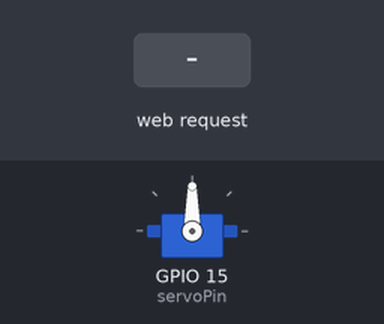
Bench run of a program on a simulated ESP32. Shown: servo. The inputs (shaded band) are chosen by the test bench. WiFi joins after 1.5 s; servers stay silent unless stated; the camera gives no picture; what the program prints to the serial monitor is not drawn.

Above: at 3.0 s.
3.1 s: HTTP request GET /servo?angle=1 received
At 3.9 s:
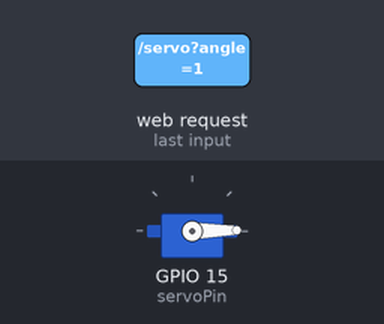
4.6 s: HTTP request GET /servo?angle=120 received
At 5.0 s:
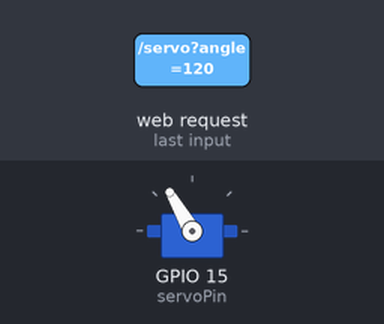
Timing chart, 0 to 7.6 s (numbered marks = the images above; inputs shaded):
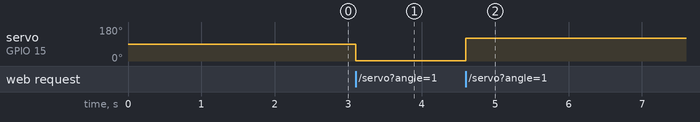

The program:

main.cpp
```cpp
#include <Arduino.h>
#include "esp_camera.h"
#include <WiFi.h>
#include <WebServer.h>
#include <ESP32Servo.h>
#include "config.h"

Servo myServo;
const int servoPin = 15;

#define PWDN_GPIO_NUM    -1
#define RESET_GPIO_NUM   -1
#define XCLK_GPIO_NUM    21
#define SIOD_GPIO_NUM    26
#define SIOC_GPIO_NUM    27
#define Y9_GPIO_NUM      35
#define Y8_GPIO_NUM      34
#define Y7_GPIO_NUM      39
#define Y6_GPIO_NUM      36
#define Y5_GPIO_NUM      19
#define Y4_GPIO_NUM      18
#define Y3_GPIO_NUM       5
#define Y2_GPIO_NUM       4
#define VSYNC_GPIO_NUM   25
#define HREF_GPIO_NUM    23
#define PCLK_GPIO_NUM    22

WebServer server(80);

void handleCapture() {
  camera_fb_t *fb = esp_camera_fb_get();
  if (!fb) {
    server.send(500, "text/plain", "Camera error");
    return;
  }
  server.send_P(200, "image/jpeg", (const char *)fb->buf, fb->len);
  esp_camera_fb_return(fb);
}

void handleServo() {
  if (server.hasArg("angle")) {
    int angle = server.arg("angle").toInt();
    angle = constrain(angle, 0, 180);
    myServo.write(angle);
    server.send(200, "text/plain", "OK");
  } else {
    server.send(400, "text/plain", "Missing angle");
  }
}

void setup() {
  Serial.begin(115200);
  myServo.attach(servoPin);
  myServo.write(90);

  camera_config_t config;
  config.ledc_channel = LEDC_CHANNEL_0;
  config.ledc_timer = LEDC_TIMER_0;
  config.pin_d0 = Y2_GPIO_NUM;
  config.pin_d1 = Y3_GPIO_NUM;
  config.pin_d2 = Y4_GPIO_NUM;
  config.pin_d3 = Y5_GPIO_NUM;
  config.pin_d4 = Y6_GPIO_NUM;
  config.pin_d5 = Y7_GPIO_NUM;
  config.pin_d6 = Y8_GPIO_NUM;
  config.pin_d7 = Y9_GPIO_NUM;
  config.pin_xclk = XCLK_GPIO_NUM;
  config.pin_pclk = PCLK_GPIO_NUM;
  config.pin_vsync = VSYNC_GPIO_NUM;
  config.pin_href = HREF_GPIO_NUM;
  config.pin_sscb_sda = SIOD_GPIO_NUM;
  config.pin_sscb_scl = SIOC_GPIO_NUM;
  config.pin_pwdn = PWDN_GPIO_NUM;
  config.pin_reset = RESET_GPIO_NUM;
  config.xclk_freq_hz = 20000000;
  config.pixel_format = PIXFORMAT_JPEG;
  config.frame_size = FRAMESIZE_VGA;
  config.jpeg_quality = 12;
  config.fb_count = 1;

  esp_camera_init(&config);

  WiFi.begin(ssid, password);
  while (WiFi.status() != WL_CONNECTED) {
    delay(500);
    Serial.print(".");
  }
  Serial.println("\nWiFi conectado");
  Serial.print("IP: ");
  Serial.println(WiFi.localIP());

  server.on("/capture", handleCapture);
  server.on("/servo", handleServo);
  server.begin();
}

void loop() {
  server.handleClient();
}
```

config.example.h
```cpp
// WiFi Configuration
// Copy this file to config.h and update with your credentials

const char* ssid = "YOUR_WIFI_SSID";
const char* password = "YOUR_WIFI_PASSWORD";
```

Measured:
- after the input at 3.1 s, servo on GPIO 15 (servoPin): 90° → 1° at once
- after the input at 4.6 s, servo on GPIO 15 (servoPin): 1° → 120° at once
